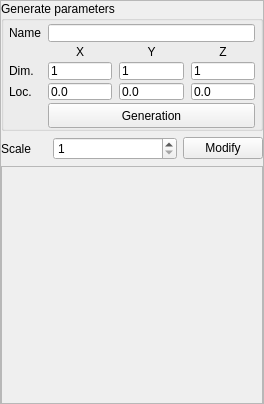
<?xml version="1.0" encoding="UTF-8"?>
<ui version="4.0">
 <class>wgenclusterparticles</class>
 <widget class="QWidget" name="wgenclusterparticles">
  <property name="geometry">
   <rect>
    <x>0</x>
    <y>0</y>
    <width>264</width>
    <height>404</height>
   </rect>
  </property>
  <property name="sizePolicy">
   <sizepolicy hsizetype="Preferred" vsizetype="Fixed">
    <horstretch>0</horstretch>
    <verstretch>0</verstretch>
   </sizepolicy>
  </property>
  <property name="minimumSize">
   <size>
    <width>0</width>
    <height>404</height>
   </size>
  </property>
  <property name="maximumSize">
   <size>
    <width>16777215</width>
    <height>404</height>
   </size>
  </property>
  <property name="windowTitle">
   <string>Form</string>
  </property>
  <layout class="QGridLayout" name="gridLayout">
   <property name="leftMargin">
    <number>0</number>
   </property>
   <property name="topMargin">
    <number>0</number>
   </property>
   <property name="rightMargin">
    <number>0</number>
   </property>
   <property name="bottomMargin">
    <number>0</number>
   </property>
   <property name="spacing">
    <number>0</number>
   </property>
   <item row="0" column="0">
    <widget class="QFrame" name="frame">
     <property name="frameShape">
      <enum>QFrame::StyledPanel</enum>
     </property>
     <property name="frameShadow">
      <enum>QFrame::Raised</enum>
     </property>
     <layout class="QGridLayout" name="gridLayout_3">
      <property name="leftMargin">
       <number>0</number>
      </property>
      <property name="topMargin">
       <number>0</number>
      </property>
      <property name="rightMargin">
       <number>0</number>
      </property>
      <property name="bottomMargin">
       <number>0</number>
      </property>
      <item row="0" column="0" colspan="3">
       <widget class="QGroupBox" name="GB_GenerateParameters">
        <property name="sizePolicy">
         <sizepolicy hsizetype="Preferred" vsizetype="Fixed">
          <horstretch>0</horstretch>
          <verstretch>0</verstretch>
         </sizepolicy>
        </property>
        <property name="minimumSize">
         <size>
          <width>0</width>
          <height>130</height>
         </size>
        </property>
        <property name="maximumSize">
         <size>
          <width>16777215</width>
          <height>130</height>
         </size>
        </property>
        <property name="title">
         <string>Generate parameters</string>
        </property>
        <layout class="QGridLayout" name="gridLayout_2">
         <property name="leftMargin">
          <number>5</number>
         </property>
         <property name="topMargin">
          <number>3</number>
         </property>
         <property name="rightMargin">
          <number>5</number>
         </property>
         <property name="bottomMargin">
          <number>7</number>
         </property>
         <property name="horizontalSpacing">
          <number>7</number>
         </property>
         <property name="verticalSpacing">
          <number>3</number>
         </property>
         <item row="0" column="0">
          <widget class="QLabel" name="LName">
           <property name="text">
            <string>Name</string>
           </property>
          </widget>
         </item>
         <item row="0" column="1" colspan="3">
          <widget class="QLineEdit" name="LEName">
           <property name="readOnly">
            <bool>true</bool>
           </property>
          </widget>
         </item>
         <item row="1" column="1">
          <widget class="QLabel" name="LX">
           <property name="text">
            <string>X</string>
           </property>
           <property name="alignment">
            <set>Qt::AlignCenter</set>
           </property>
          </widget>
         </item>
         <item row="1" column="2">
          <widget class="QLabel" name="LY">
           <property name="text">
            <string>Y</string>
           </property>
           <property name="alignment">
            <set>Qt::AlignCenter</set>
           </property>
          </widget>
         </item>
         <item row="1" column="3">
          <widget class="QLabel" name="LZ">
           <property name="text">
            <string>Z</string>
           </property>
           <property name="alignment">
            <set>Qt::AlignCenter</set>
           </property>
          </widget>
         </item>
         <item row="2" column="0">
          <widget class="QLabel" name="LDim">
           <property name="text">
            <string>Dim.</string>
           </property>
          </widget>
         </item>
         <item row="2" column="1">
          <widget class="QLineEdit" name="DX">
           <property name="text">
            <string>1</string>
           </property>
          </widget>
         </item>
         <item row="2" column="2">
          <widget class="QLineEdit" name="DY">
           <property name="text">
            <string>1</string>
           </property>
          </widget>
         </item>
         <item row="2" column="3">
          <widget class="QLineEdit" name="DZ">
           <property name="text">
            <string>1</string>
           </property>
          </widget>
         </item>
         <item row="3" column="0">
          <widget class="QLabel" name="LLoc">
           <property name="text">
            <string>Loc.</string>
           </property>
          </widget>
         </item>
         <item row="3" column="2">
          <widget class="QLineEdit" name="LEY">
           <property name="text">
            <string>0.0</string>
           </property>
          </widget>
         </item>
         <item row="3" column="3">
          <widget class="QLineEdit" name="LEZ">
           <property name="text">
            <string>0.0</string>
           </property>
          </widget>
         </item>
         <item row="4" column="1" colspan="3">
          <widget class="QPushButton" name="PB_Gen">
           <property name="minimumSize">
            <size>
             <width>0</width>
             <height>25</height>
            </size>
           </property>
           <property name="maximumSize">
            <size>
             <width>16777215</width>
             <height>25</height>
            </size>
           </property>
           <property name="text">
            <string>Generation</string>
           </property>
          </widget>
         </item>
         <item row="3" column="1">
          <widget class="QLineEdit" name="LEX">
           <property name="text">
            <string>0.0</string>
           </property>
          </widget>
         </item>
        </layout>
       </widget>
      </item>
      <item row="1" column="0">
       <widget class="QLabel" name="LScale">
        <property name="text">
         <string>Scale</string>
        </property>
       </widget>
      </item>
      <item row="1" column="1">
       <widget class="QSpinBox" name="SBScale">
        <property name="minimumSize">
         <size>
          <width>124</width>
          <height>0</height>
         </size>
        </property>
        <property name="maximumSize">
         <size>
          <width>124</width>
          <height>16777215</height>
         </size>
        </property>
        <property name="minimum">
         <number>1</number>
        </property>
        <property name="maximum">
         <number>100</number>
        </property>
       </widget>
      </item>
      <item row="1" column="2">
       <widget class="QPushButton" name="PBModify">
        <property name="text">
         <string>Modify</string>
        </property>
       </widget>
      </item>
      <item row="2" column="0" colspan="3">
       <widget class="QFrame" name="ViewFrame">
        <property name="minimumSize">
         <size>
          <width>0</width>
          <height>240</height>
         </size>
        </property>
        <property name="maximumSize">
         <size>
          <width>16777215</width>
          <height>240</height>
         </size>
        </property>
        <property name="frameShape">
         <enum>QFrame::StyledPanel</enum>
        </property>
        <property name="frameShadow">
         <enum>QFrame::Raised</enum>
        </property>
       </widget>
      </item>
     </layout>
    </widget>
   </item>
  </layout>
 </widget>
 <resources/>
 <connections/>
</ui>
